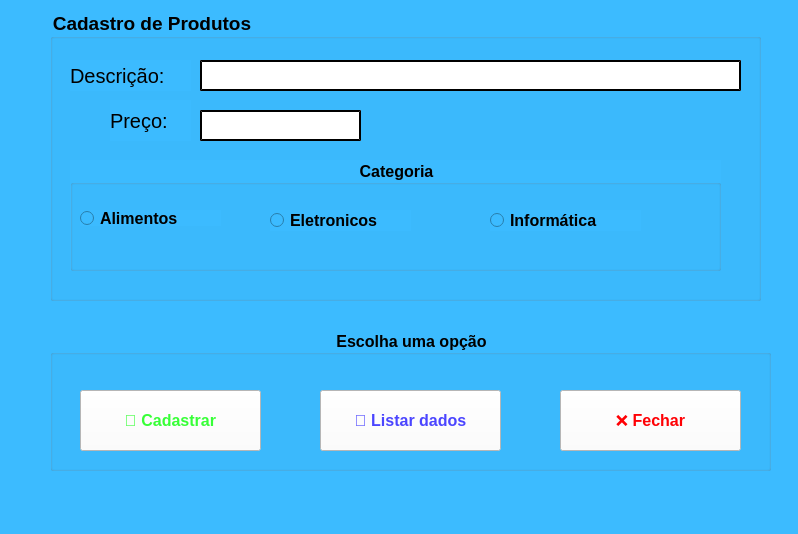
<?xml version="1.0" encoding="UTF-8"?>
<ui version="4.0">
 <class>MainWindow</class>
 <widget class="QMainWindow" name="MainWindow">
  <property name="geometry">
   <rect>
    <x>0</x>
    <y>0</y>
    <width>798</width>
    <height>534</height>
   </rect>
  </property>
  <property name="windowTitle">
   <string>MainWindow</string>
  </property>
  <property name="styleSheet">
   <string notr="true">background-color: rgb(60, 187, 255);</string>
  </property>
  <widget class="QWidget" name="centralwidget">
   <widget class="QGroupBox" name="groupBox_2">
    <property name="geometry">
     <rect>
      <x>50</x>
      <y>10</y>
      <width>711</width>
      <height>291</height>
     </rect>
    </property>
    <property name="font">
     <font>
      <pointsize>14</pointsize>
      <weight>75</weight>
      <bold>true</bold>
     </font>
    </property>
    <property name="title">
     <string>Cadastro de Produtos</string>
    </property>
    <widget class="QLabel" name="label_3">
     <property name="geometry">
      <rect>
       <x>20</x>
       <y>50</y>
       <width>121</width>
       <height>31</height>
      </rect>
     </property>
     <property name="font">
      <font>
       <pointsize>15</pointsize>
      </font>
     </property>
     <property name="text">
      <string>Descrição:</string>
     </property>
    </widget>
    <widget class="QLabel" name="label_4">
     <property name="geometry">
      <rect>
       <x>60</x>
       <y>90</y>
       <width>81</width>
       <height>41</height>
      </rect>
     </property>
     <property name="font">
      <font>
       <pointsize>15</pointsize>
      </font>
     </property>
     <property name="text">
      <string>Preço:</string>
     </property>
    </widget>
    <widget class="QLineEdit" name="lineEdit_2">
     <property name="geometry">
      <rect>
       <x>150</x>
       <y>50</y>
       <width>541</width>
       <height>31</height>
      </rect>
     </property>
     <property name="styleSheet">
      <string notr="true">background-color: rgb(255, 255, 255);
border-style:outset;
border-width:2px;</string>
     </property>
     <property name="inputMethodHints">
      <set>Qt::ImhHiddenText</set>
     </property>
    </widget>
    <widget class="QLineEdit" name="lineEdit_3">
     <property name="geometry">
      <rect>
       <x>150</x>
       <y>100</y>
       <width>161</width>
       <height>31</height>
      </rect>
     </property>
     <property name="styleSheet">
      <string notr="true">background-color: rgb(255, 255, 255);
border-style:outset;
border-width:2px;</string>
     </property>
    </widget>
    <widget class="QGroupBox" name="groupBox">
     <property name="geometry">
      <rect>
       <x>20</x>
       <y>150</y>
       <width>651</width>
       <height>111</height>
      </rect>
     </property>
     <property name="font">
      <font>
       <pointsize>12</pointsize>
       <weight>75</weight>
       <bold>true</bold>
      </font>
     </property>
     <property name="title">
      <string>Categoria</string>
     </property>
     <property name="alignment">
      <set>Qt::AlignCenter</set>
     </property>
     <widget class="QRadioButton" name="radioButton_3">
      <property name="geometry">
       <rect>
        <x>420</x>
        <y>50</y>
        <width>151</width>
        <height>21</height>
       </rect>
      </property>
      <property name="font">
       <font>
        <pointsize>12</pointsize>
        <weight>75</weight>
        <bold>true</bold>
       </font>
      </property>
      <property name="text">
       <string>Informática</string>
      </property>
     </widget>
     <widget class="QRadioButton" name="radioButton_1">
      <property name="geometry">
       <rect>
        <x>10</x>
        <y>50</y>
        <width>141</width>
        <height>16</height>
       </rect>
      </property>
      <property name="font">
       <font>
        <pointsize>12</pointsize>
        <weight>75</weight>
        <bold>true</bold>
       </font>
      </property>
      <property name="text">
       <string>Alimentos</string>
      </property>
     </widget>
     <widget class="QRadioButton" name="radioButton_2">
      <property name="geometry">
       <rect>
        <x>200</x>
        <y>50</y>
        <width>141</width>
        <height>21</height>
       </rect>
      </property>
      <property name="font">
       <font>
        <pointsize>12</pointsize>
        <weight>75</weight>
        <bold>true</bold>
       </font>
      </property>
      <property name="text">
       <string>Eletronicos</string>
      </property>
     </widget>
    </widget>
   </widget>
   <widget class="QGroupBox" name="groupBox_3">
    <property name="geometry">
     <rect>
      <x>50</x>
      <y>330</y>
      <width>721</width>
      <height>141</height>
     </rect>
    </property>
    <property name="font">
     <font>
      <pointsize>12</pointsize>
      <weight>75</weight>
      <bold>true</bold>
     </font>
    </property>
    <property name="title">
     <string>Escolha uma opção</string>
    </property>
    <property name="alignment">
     <set>Qt::AlignCenter</set>
    </property>
    <widget class="QPushButton" name="pushButton">
     <property name="geometry">
      <rect>
       <x>30</x>
       <y>60</y>
       <width>181</width>
       <height>61</height>
      </rect>
     </property>
     <property name="font">
      <font>
       <pointsize>12</pointsize>
       <weight>75</weight>
       <bold>true</bold>
      </font>
     </property>
     <property name="styleSheet">
      <string notr="true">background-color: rgb(255, 255, 255);
color:rgb(55, 255, 55)
</string>
     </property>
     <property name="text">
      <string>🤵 Cadastrar</string>
     </property>
     <property name="icon">
      <iconset>
       <normaloff>../icones/cadastro.png</normaloff>../icones/cadastro.png</iconset>
     </property>
     <property name="iconSize">
      <size>
       <width>40</width>
       <height>40</height>
      </size>
     </property>
    </widget>
    <widget class="QPushButton" name="pushButton_2">
     <property name="geometry">
      <rect>
       <x>270</x>
       <y>60</y>
       <width>181</width>
       <height>61</height>
      </rect>
     </property>
     <property name="font">
      <font>
       <pointsize>12</pointsize>
       <weight>75</weight>
       <bold>true</bold>
      </font>
     </property>
     <property name="styleSheet">
      <string notr="true">background-color: rgb(255, 255, 255);
color:rgb(75, 69, 255)</string>
     </property>
     <property name="text">
      <string>🎲 Listar dados</string>
     </property>
     <property name="icon">
      <iconset>
       <normaloff>../icones/2392275.png</normaloff>../icones/2392275.png</iconset>
     </property>
     <property name="iconSize">
      <size>
       <width>40</width>
       <height>40</height>
      </size>
     </property>
    </widget>
    <widget class="QPushButton" name="btfechar">
     <property name="geometry">
      <rect>
       <x>510</x>
       <y>60</y>
       <width>181</width>
       <height>61</height>
      </rect>
     </property>
     <property name="font">
      <font>
       <pointsize>12</pointsize>
       <weight>75</weight>
       <bold>true</bold>
      </font>
     </property>
     <property name="styleSheet">
      <string notr="true">background-color: rgb(255, 255, 255);
color:rgb(255, 0, 4)</string>
     </property>
     <property name="text">
      <string>❌ Fechar</string>
     </property>
     <property name="icon">
      <iconset>
       <normaloff>../icones/download.png</normaloff>../icones/download.png</iconset>
     </property>
     <property name="iconSize">
      <size>
       <width>55</width>
       <height>55</height>
      </size>
     </property>
    </widget>
   </widget>
  </widget>
  <widget class="QMenuBar" name="menubar">
   <property name="geometry">
    <rect>
     <x>0</x>
     <y>0</y>
     <width>798</width>
     <height>21</height>
    </rect>
   </property>
  </widget>
  <widget class="QStatusBar" name="statusbar"/>
 </widget>
 <resources/>
 <connections/>
</ui>
